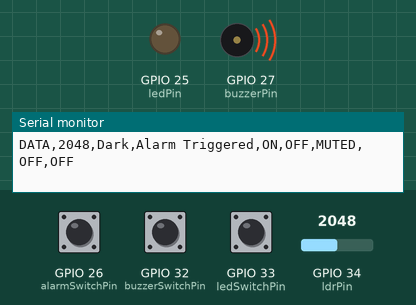
Simulated run of this sketch. Board: ESP32. Shown: output pins drawn as LEDs (lit = HIGH), buzzer (waves = sounding, pin HIGH), the last lines printed to the serial monitor. The inputs (shaded band) are chosen by the test bench; at power-on: GPIO 32 (buzzerSwitchPin) LOW, GPIO 33 (ledSwitchPin) LOW, GPIO 26 (alarmSwitchPin) HIGH, GPIO 34 (ldrPin) = 2048. WiFi joins after 1.5 s; servers stay silent unless stated.

Above: at 2.7 s.
2.8 s: GPIO 32 (buzzerSwitchPin) pulled HIGH for 1 s
At 3.3 s:
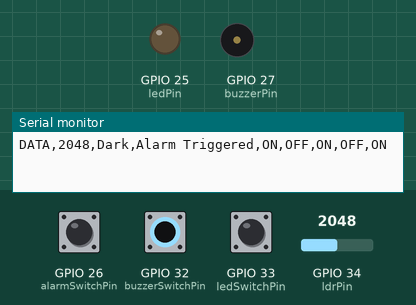
5.5 s: GPIO 33 (ledSwitchPin) pulled HIGH for 0.15 s
At 5.9 s:
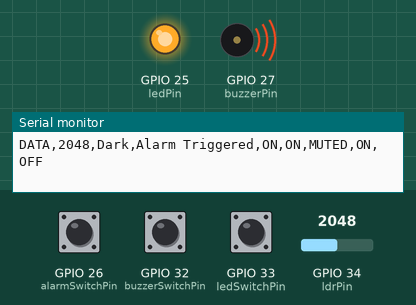
9.1 s: GPIO 32 (buzzerSwitchPin) pulled HIGH for 3.2 s
At 10.8 s:
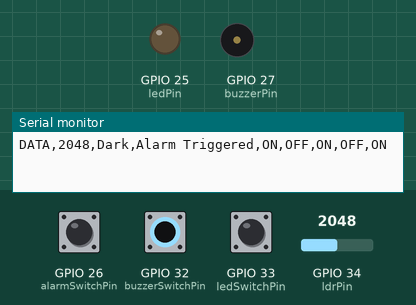
14.0 s: GPIO 33 (ledSwitchPin) pulled HIGH for 3.2 s
At 15.5 s:
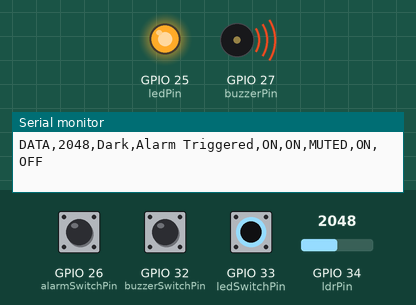
19.0 s: GPIO 32 (buzzerSwitchPin) driven HIGH and GPIO 33 (ledSwitchPin) driven HIGH
At 19.4 s:
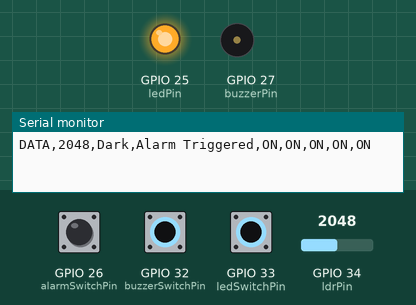
Timing chart, 0 to 21.5 s (numbered marks = the images above; inputs shaded):
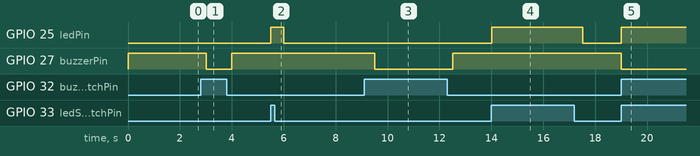

Measured:
- after the input at 2.8 s, GPIO 27 (buzzerPin): HIGH → LOW after 0.21 s, → HIGH 1.0 s later
- after the input at 5.5 s, GPIO 25 (ledPin): LOW → HIGH at once, → LOW 0.50 s later
- after the input at 9.1 s, GPIO 27 (buzzerPin): HIGH → LOW after 0.41 s, → HIGH 3.0 s later
- after the input at 14.0 s, GPIO 25 (ledPin): LOW → HIGH at once, → LOW 3.5 s later
- after the input at 19.0 s, GPIO 25 (ledPin): LOW → HIGH at once; GPIO 27 (buzzerPin): HIGH → LOW at once

The sketch:

wifi_alarm_monitoring.ino
```cpp
// ESP32 Light Sensor Alarm System
// V3 Integrated alarm logic with local web monitoring
// Includes Wi-Fi connection timeout handling

#include <WiFi.h>
#include <WebServer.h>
#include "secrets.h"

// Pin assignment.
const int ldrPin = 34;            // LDR module AO connected to GPIO34.
const int ledPin = 25;            // External LED connected to GPIO25.
const int buzzerPin = 27;         // ESPBlock onboard buzzer controlled by GPIO27.
const int alarmSwitchPin = 26;    // DIP switch 1: alarm enable control.
const int buzzerSwitchPin = 32;   // DIP switch 2: buzzer enable / mute control.
const int ledSwitchPin = 33;      // DIP switch 3: LED enable control.

// Alarm configuration.
const int threshold = 2000;               // ADC threshold for detecting a dark condition.
const unsigned long confirmDelay = 1000;  // Time required to confirm a dark condition.
const unsigned long updateInterval = 500; // Main sensor update interval.

// Wi-Fi configuration.
const unsigned long wifiTimeout = 20000;  // Maximum Wi-Fi connection wait time: 20 seconds.

// Web server on default HTTP port 80.
WebServer server(80);

// System state variables.
int ldrValue = 0;

bool alarmSwitchState = false;
bool buzzerSwitchState = false;
bool ledSwitchState = false;

bool darkCondition = false;
bool alarmTriggered = false;
bool ledOutputState = false;
bool buzzerOutputState = false;

// Records whether Wi-Fi connected and the web server started successfully.
bool wifiConnected = false;

// Variables used for non-blocking dark-condition confirmation.
bool darkTimingStarted = false;
unsigned long darkStartTime = 0;
unsigned long lastUpdateTime = 0;

// Function prototype for Python data output.
void printPythonData();

void updateAlarmSystem()
{
  ldrValue = analogRead(ldrPin);

  alarmSwitchState = digitalRead(alarmSwitchPin);
  buzzerSwitchState = digitalRead(buzzerSwitchPin);
  ledSwitchState = digitalRead(ledSwitchPin);

  // If the main alarm switch is OFF, disable all alarm outputs.
  if (alarmSwitchState == LOW)
  {
    darkCondition = false;
    alarmTriggered = false;
    ledOutputState = false;
    buzzerOutputState = false;
    darkTimingStarted = false;

    digitalWrite(ledPin, LOW);
    digitalWrite(buzzerPin, HIGH); // Active-low buzzer: HIGH means OFF.

    printPythonData();

    return;
  }

  // Confirm that the dark condition lasts long enough before triggering.
  if (ldrValue > threshold)
  {
    if (darkTimingStarted == false)
    {
      darkTimingStarted = true;
      darkStartTime = millis();
    }

    if (millis() - darkStartTime >= confirmDelay)
    {
      darkCondition = true;
      alarmTriggered = true;
    }
    else
    {
      darkCondition = false;
      alarmTriggered = false;
    }
  }
  else
  {
    darkCondition = false;
    alarmTriggered = false;
    darkTimingStarted = false;
  }

  // Control the LED according to the alarm and LED switch states.
  if (alarmTriggered == true && ledSwitchState == HIGH)
  {
    ledOutputState = true;
    digitalWrite(ledPin, HIGH);
  }
  else
  {
    ledOutputState = false;
    digitalWrite(ledPin, LOW);
  }

  // Control the active-low buzzer.
  if (alarmTriggered == true && buzzerSwitchState == HIGH)
  {
    buzzerOutputState = true;
    digitalWrite(buzzerPin, LOW); // Active-low buzzer: LOW means ON.
  }
  else
  {
    buzzerOutputState = false;
    digitalWrite(buzzerPin, HIGH); // Active-low buzzer: HIGH means OFF.
  }

  Serial.print("LDR AO value: ");
  Serial.print(ldrValue);

  Serial.print(" | Alarm switch: ");
  Serial.print(alarmSwitchState == HIGH ? "ON" : "OFF");

  Serial.print(" | LED switch: ");
  Serial.print(ledSwitchState == HIGH ? "ON" : "OFF");

  Serial.print(" | Buzzer switch: ");
  Serial.print(buzzerSwitchState == HIGH ? "ON" : "MUTED");

  Serial.print(" | Alarm status: ");
  Serial.println(alarmTriggered == true ? "TRIGGERED" : "NORMAL");

  printPythonData();
}

String getOnOffText(bool state)
{
  if (state == true)
  {
    return "ON";
  }
  else
  {
    return "OFF";
  }
}

String getAlarmStatusText()
{
  if (alarmSwitchState == LOW)
  {
    return "Alarm Disabled";
  }

  if (alarmTriggered == true)
  {
    return "Alarm Triggered";
  }

  return "Normal";
}

String getLightConditionText()
{
  if (darkCondition == true)
  {
    return "Dark";
  }
  else
  {
    return "Light";
  }
}

void printPythonData()
{
  /*
    This function prints one structured data line for the Python serial data logger.

    Format:
    DATA,LDR value,Light condition,Alarm status,Alarm switch,LED switch,
    Buzzer switch,LED output,Buzzer output
  */

  Serial.print("DATA,");
  Serial.print(ldrValue);
  Serial.print(",");
  Serial.print(getLightConditionText());
  Serial.print(",");
  Serial.print(getAlarmStatusText());
  Serial.print(",");
  Serial.print(alarmSwitchState == HIGH ? "ON" : "OFF");
  Serial.print(",");
  Serial.print(ledSwitchState == HIGH ? "ON" : "OFF");
  Serial.print(",");
  Serial.print(buzzerSwitchState == HIGH ? "ON" : "MUTED");
  Serial.print(",");
  Serial.print(ledOutputState == true ? "ON" : "OFF");
  Serial.print(",");
  Serial.println(buzzerOutputState == true ? "ON" : "OFF");
}

void handleHomePage()
{
  String html = "";

  html += "<!DOCTYPE html>";
  html += "<html>";
  html += "<head>";
  html += "<title>ESP32 Light Sensor Alarm System</title>";
  html += "<meta http-equiv='refresh' content='2'>";
  html += "<style>";
  html += "body { font-family: Arial, sans-serif; margin: 30px; }";
  html += "h1 { color: #222; }";
  html += "table { border-collapse: collapse; width: 420px; }";
  html += "td, th { border: 1px solid #ccc; padding: 8px; text-align: left; }";
  html += "th { background-color: #f2f2f2; }";
  html += "</style>";
  html += "</head>";

  html += "<body>";
  html += "<h1>ESP32 Light Sensor Alarm System</h1>";
  html += "<h2>Local Wi-Fi Alarm Monitoring</h2>";

  html += "<table>";
  html += "<tr><th>Parameter</th><th>Status</th></tr>";

  html += "<tr><td>LDR AO Value</td><td>";
  html += ldrValue;
  html += "</td></tr>";

  html += "<tr><td>Light Condition</td><td>";
  html += getLightConditionText();
  html += "</td></tr>";

  html += "<tr><td>Alarm Status</td><td>";
  html += getAlarmStatusText();
  html += "</td></tr>";

  html += "<tr><td>Alarm Switch</td><td>";
  html += alarmSwitchState == HIGH ? "ON" : "OFF";
  html += "</td></tr>";

  html += "<tr><td>LED Switch</td><td>";
  html += ledSwitchState == HIGH ? "ON" : "OFF";
  html += "</td></tr>";

  html += "<tr><td>Buzzer Switch</td><td>";
  html += buzzerSwitchState == HIGH ? "ON" : "MUTED";
  html += "</td></tr>";

  html += "<tr><td>LED Output</td><td>";
  html += getOnOffText(ledOutputState);
  html += "</td></tr>";

  html += "<tr><td>Buzzer Output</td><td>";
  html += getOnOffText(buzzerOutputState);
  html += "</td></tr>";

  html += "</table>";

  html += "<p>This page refreshes automatically every 2 seconds.</p>";
  html += "<p>Only devices on the same local Wi-Fi network can access this page.</p>";

  html += "</body>";
  html += "</html>";

  server.send(200, "text/html", html);
}

void setup()
{
  pinMode(ldrPin, INPUT);

  pinMode(ledPin, OUTPUT);
  pinMode(buzzerPin, OUTPUT);

  pinMode(alarmSwitchPin, INPUT);
  pinMode(buzzerSwitchPin, INPUT);
  pinMode(ledSwitchPin, INPUT);

  digitalWrite(ledPin, LOW);
  digitalWrite(buzzerPin, HIGH); // Active-low buzzer starts OFF.

  Serial.begin(115200);

  Serial.println("ESP32 Wi-Fi alarm monitoring system started");
  Serial.print("Connecting to Wi-Fi: ");
  Serial.println(ssid);

  WiFi.begin(ssid, password);

  // Wait for Wi-Fi, but stop waiting after the timeout period.
  unsigned long wifiStartTime = millis();

  while (WiFi.status() != WL_CONNECTED && millis() - wifiStartTime < wifiTimeout)
  {
    delay(500);
    Serial.print(".");
  }

  Serial.println();

  if (WiFi.status() == WL_CONNECTED)
  {
    wifiConnected = true;

    Serial.println("Wi-Fi connected successfully");

    Serial.print("IP address: ");
    Serial.println(WiFi.localIP());

    server.on("/", handleHomePage);
    server.begin();

    Serial.println("Web server started");
  }
  else
  {
    wifiConnected = false;

    Serial.println("Wi-Fi connection failed after 20 seconds.");
    Serial.println();
    Serial.println("Please check:");
    Serial.println("- The Wi-Fi name and password are correct.");
    Serial.println("- The router or mobile hotspot is turned on.");
    Serial.println("- The ESP32 is within Wi-Fi range.");
    Serial.println();
    Serial.println("Web monitoring is unavailable.");
    Serial.println("The hardware alarm and serial DATA output will continue running.");
    Serial.println();
    Serial.println("After fixing the Wi-Fi connection, press the ESP32 RESET button to try again.");
  }
}

void loop()
{
  // Handle web requests only if Wi-Fi connected and the server was started.
  if (wifiConnected == true)
  {
    server.handleClient();
  }

  // The alarm system runs whether Wi-Fi is available or not.
  if (millis() - lastUpdateTime >= updateInterval)
  {
    lastUpdateTime = millis();
    updateAlarmSystem();
  }
}
```

secrets_example.h
```cpp
#ifndef SECRETS_EXAMPLE_H
#define SECRETS_EXAMPLE_H

const char* ssid = "YOUR_WIFI_NAME";
const char* password = "YOUR_WIFI_PASSWORD";

#endif
```
